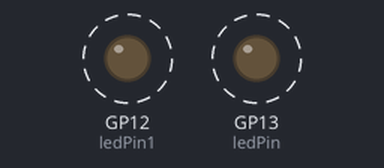
A sketch run on a simulated Raspberry Pi Pico. Shown: output pins drawn as LEDs (lit = HIGH). Dashed ring = blinking.

Above: at 0.05 s.
Timing chart, 0 to 4.6 s (numbered marks = the images above):
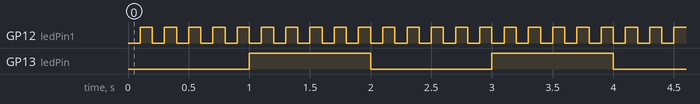

Measured:
- by itself, GP12 (ledPin1): alternates HIGH for 0.10 s and LOW for 0.10 s
- by itself, GP13 (ledPin): alternates HIGH for 1.0 s and LOW for 1.0 s

The sketch:

plantilla_de_tiempo_sin_delay_yeaa.ino
```cpp
// constants won't change. Used here to set a pin number:
const int ledPin =  13;// the number of the LED pin
const int ledPin1 =  12;// the number of the LED pin


// Variables will change:
int ledState = LOW;             // ledState used to set the LED
int ledState1 = LOW;

// Generally, you should use "unsigned long" for variables that hold time
// The value will quickly become too large for an int to store
unsigned long previousMillis = 0;        // will store last time LED was updated
unsigned long previousMillis1 = 0;

// constants won't change:
const long interval = 1000;           // interval at which to blink (milliseconds)
const long interval1 = 100;

void setup() {
  // set the digital pin as output:
  pinMode(ledPin, OUTPUT);
  pinMode(ledPin1, OUTPUT);
}

void loop() {
  // here is where you'd put code that needs to be running all the time.
  loop1();
  loop2();


}

void loop1() {//primer led
  // here is where you'd put code that needs to be running all the time.

  // check to see if it's time to blink the LED; that is, if the difference
  // between the current time and last time you blinked the LED is bigger than
  // the interval at which you want to blink the LED.
  unsigned long currentMillis = millis();

  if (currentMillis - previousMillis >= interval) {
    // save the last time you blinked the LED
    previousMillis = currentMillis;

    // if the LED is off turn it on and vice-versa:
    if (ledState == LOW) {
      ledState = HIGH;
    } else {
      ledState = LOW;
    }

    // set the LED with the ledState of the variable:
    digitalWrite(ledPin, ledState);
  }

}

void loop2(){//segundo led
  unsigned long currentMillis = millis();

    if (currentMillis - previousMillis1 >= interval1) {
    // save the last time you blinked the LED
    previousMillis1 = currentMillis;

    // if the LED is off turn it on and vice-versa:
    if (ledState1 == LOW) {
      ledState1 = HIGH;
    } else {
      ledState1 = LOW;
    }

    // set the LED with the ledState of the variable:
    digitalWrite(ledPin1, ledState1);
  }
}
```
